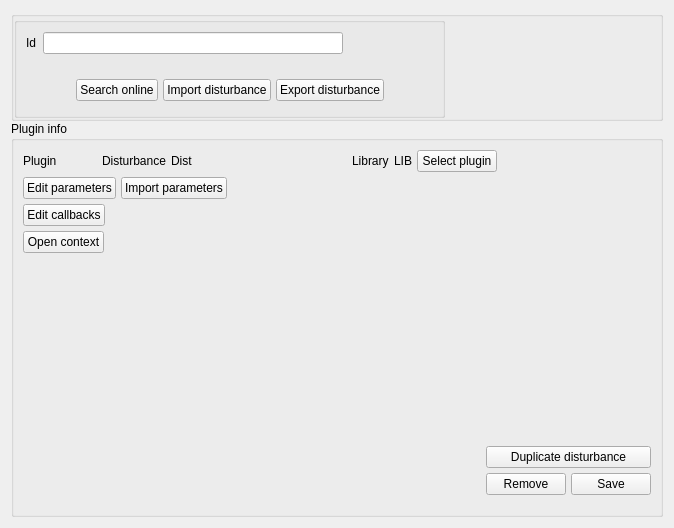
<?xml version="1.0" encoding="UTF-8"?>
<ui version="4.0">
 <class>Form</class>
 <widget class="QWidget" name="Form">
  <property name="geometry">
   <rect>
    <x>0</x>
    <y>0</y>
    <width>674</width>
    <height>528</height>
   </rect>
  </property>
  <property name="minimumSize">
   <size>
    <width>300</width>
    <height>0</height>
   </size>
  </property>
  <property name="windowTitle">
   <string>Form</string>
  </property>
  <layout class="QVBoxLayout" name="verticalLayout_2">
   <item>
    <layout class="QVBoxLayout" name="verticalLayout" stretch="5,20">
     <property name="spacing">
      <number>0</number>
     </property>
     <item>
      <widget class="QGroupBox" name="groupBox">
       <property name="title">
        <string/>
       </property>
       <layout class="QHBoxLayout" name="horizontalLayout_3" stretch="0">
        <property name="spacing">
         <number>0</number>
        </property>
        <property name="leftMargin">
         <number>0</number>
        </property>
        <property name="topMargin">
         <number>0</number>
        </property>
        <property name="rightMargin">
         <number>0</number>
        </property>
        <property name="bottomMargin">
         <number>0</number>
        </property>
        <item>
         <layout class="QHBoxLayout" name="horizontalLayout_2" stretch="20,10">
          <property name="spacing">
           <number>0</number>
          </property>
          <item>
           <widget class="QGroupBox" name="groupBox_3">
            <property name="title">
             <string/>
            </property>
            <layout class="QHBoxLayout" name="horizontalLayout_4" stretch="50">
             <item>
              <layout class="QVBoxLayout" name="verticalLayout_3">
               <property name="spacing">
                <number>5</number>
               </property>
               <property name="leftMargin">
                <number>0</number>
               </property>
               <property name="bottomMargin">
                <number>5</number>
               </property>
               <item>
                <layout class="QHBoxLayout" name="horizontalLayout_13">
                 <property name="spacing">
                  <number>0</number>
                 </property>
                 <property name="topMargin">
                  <number>0</number>
                 </property>
                 <item>
                  <widget class="QLabel" name="label_5">
                   <property name="text">
                    <string>Id  </string>
                   </property>
                  </widget>
                 </item>
                 <item>
                  <widget class="QLineEdit" name="idTxt">
                   <property name="minimumSize">
                    <size>
                     <width>300</width>
                     <height>0</height>
                    </size>
                   </property>
                  </widget>
                 </item>
                 <item>
                  <spacer name="horizontalSpacer_8">
                   <property name="orientation">
                    <enum>Qt::Horizontal</enum>
                   </property>
                   <property name="sizeHint" stdset="0">
                    <size>
                     <width>40</width>
                     <height>20</height>
                    </size>
                   </property>
                  </spacer>
                 </item>
                </layout>
               </item>
               <item>
                <layout class="QHBoxLayout" name="horizontalLayout_17">
                 <property name="leftMargin">
                  <number>0</number>
                 </property>
                 <property name="topMargin">
                  <number>20</number>
                 </property>
                 <property name="rightMargin">
                  <number>0</number>
                 </property>
                 <item>
                  <spacer name="horizontalSpacer_10">
                   <property name="orientation">
                    <enum>Qt::Horizontal</enum>
                   </property>
                   <property name="sizeHint" stdset="0">
                    <size>
                     <width>40</width>
                     <height>20</height>
                    </size>
                   </property>
                  </spacer>
                 </item>
                 <item>
                  <widget class="QPushButton" name="searchOnlineBtn">
                   <property name="text">
                    <string>Search online</string>
                   </property>
                  </widget>
                 </item>
                 <item>
                  <widget class="QPushButton" name="importBtn">
                   <property name="text">
                    <string>Import disturbance</string>
                   </property>
                  </widget>
                 </item>
                 <item>
                  <widget class="QPushButton" name="exportBtn">
                   <property name="text">
                    <string>Export disturbance</string>
                   </property>
                  </widget>
                 </item>
                 <item>
                  <spacer name="horizontalSpacer_11">
                   <property name="orientation">
                    <enum>Qt::Horizontal</enum>
                   </property>
                   <property name="sizeHint" stdset="0">
                    <size>
                     <width>40</width>
                     <height>20</height>
                    </size>
                   </property>
                  </spacer>
                 </item>
                </layout>
               </item>
              </layout>
             </item>
            </layout>
           </widget>
          </item>
          <item>
           <spacer name="horizontalSpacer">
            <property name="orientation">
             <enum>Qt::Horizontal</enum>
            </property>
            <property name="sizeHint" stdset="0">
             <size>
              <width>40</width>
              <height>20</height>
             </size>
            </property>
           </spacer>
          </item>
         </layout>
        </item>
       </layout>
      </widget>
     </item>
     <item>
      <widget class="QGroupBox" name="groupBox_2">
       <property name="title">
        <string>Plugin info</string>
       </property>
       <layout class="QHBoxLayout" name="horizontalLayout_9">
        <item>
         <layout class="QHBoxLayout" name="horizontalLayout_10" stretch="20">
          <property name="spacing">
           <number>0</number>
          </property>
          <property name="leftMargin">
           <number>0</number>
          </property>
          <item>
           <layout class="QVBoxLayout" name="verticalLayout_4">
            <property name="spacing">
             <number>5</number>
            </property>
            <property name="leftMargin">
             <number>0</number>
            </property>
            <property name="bottomMargin">
             <number>10</number>
            </property>
            <item>
             <layout class="QHBoxLayout" name="horizontalLayout_6">
              <item>
               <widget class="QLabel" name="label">
                <property name="text">
                 <string>Plugin</string>
                </property>
               </widget>
              </item>
              <item>
               <spacer name="horizontalSpacer_4">
                <property name="orientation">
                 <enum>Qt::Horizontal</enum>
                </property>
                <property name="sizeType">
                 <enum>QSizePolicy::Minimum</enum>
                </property>
                <property name="sizeHint" stdset="0">
                 <size>
                  <width>40</width>
                  <height>20</height>
                 </size>
                </property>
               </spacer>
              </item>
              <item>
               <widget class="QLabel" name="label_2">
                <property name="text">
                 <string>Disturbance</string>
                </property>
               </widget>
              </item>
              <item>
               <widget class="QLabel" name="libTypeLbl">
                <property name="text">
                 <string>Dist</string>
                </property>
               </widget>
              </item>
              <item>
               <spacer name="horizontalSpacer_3">
                <property name="orientation">
                 <enum>Qt::Horizontal</enum>
                </property>
                <property name="sizeHint" stdset="0">
                 <size>
                  <width>40</width>
                  <height>20</height>
                 </size>
                </property>
               </spacer>
              </item>
              <item>
               <widget class="QLabel" name="label_4">
                <property name="text">
                 <string>Library</string>
                </property>
               </widget>
              </item>
              <item>
               <widget class="QLabel" name="libLibraryLbl">
                <property name="text">
                 <string>LIB</string>
                </property>
               </widget>
              </item>
              <item>
               <widget class="QPushButton" name="selectPluginBtn">
                <property name="text">
                 <string>Select plugin</string>
                </property>
               </widget>
              </item>
              <item>
               <spacer name="horizontalSpacer_13">
                <property name="orientation">
                 <enum>Qt::Horizontal</enum>
                </property>
                <property name="sizeType">
                 <enum>QSizePolicy::MinimumExpanding</enum>
                </property>
                <property name="sizeHint" stdset="0">
                 <size>
                  <width>40</width>
                  <height>20</height>
                 </size>
                </property>
               </spacer>
              </item>
             </layout>
            </item>
            <item>
             <layout class="QHBoxLayout" name="horizontalLayout_11">
              <property name="topMargin">
               <number>0</number>
              </property>
              <item>
               <widget class="QPushButton" name="editParametersBtn">
                <property name="text">
                 <string>Edit parameters</string>
                </property>
               </widget>
              </item>
              <item>
               <widget class="QPushButton" name="importParametersBtn">
                <property name="text">
                 <string>Import parameters</string>
                </property>
               </widget>
              </item>
              <item>
               <spacer name="horizontalSpacer_6">
                <property name="orientation">
                 <enum>Qt::Horizontal</enum>
                </property>
                <property name="sizeHint" stdset="0">
                 <size>
                  <width>40</width>
                  <height>20</height>
                 </size>
                </property>
               </spacer>
              </item>
             </layout>
            </item>
            <item>
             <layout class="QHBoxLayout" name="horizontalLayout_16">
              <property name="topMargin">
               <number>0</number>
              </property>
              <item>
               <widget class="QPushButton" name="editCallbacksBtn">
                <property name="text">
                 <string>Edit callbacks</string>
                </property>
               </widget>
              </item>
              <item>
               <spacer name="horizontalSpacer_9">
                <property name="orientation">
                 <enum>Qt::Horizontal</enum>
                </property>
                <property name="sizeHint" stdset="0">
                 <size>
                  <width>40</width>
                  <height>20</height>
                 </size>
                </property>
               </spacer>
              </item>
             </layout>
            </item>
            <item>
             <layout class="QHBoxLayout" name="horizontalLayout_12">
              <property name="bottomMargin">
               <number>0</number>
              </property>
              <item>
               <widget class="QPushButton" name="openContextBtn">
                <property name="text">
                 <string>Open context</string>
                </property>
               </widget>
              </item>
              <item>
               <spacer name="horizontalSpacer_7">
                <property name="orientation">
                 <enum>Qt::Horizontal</enum>
                </property>
                <property name="sizeHint" stdset="0">
                 <size>
                  <width>40</width>
                  <height>20</height>
                 </size>
                </property>
               </spacer>
              </item>
             </layout>
            </item>
            <item>
             <spacer name="verticalSpacer">
              <property name="orientation">
               <enum>Qt::Vertical</enum>
              </property>
              <property name="sizeHint" stdset="0">
               <size>
                <width>20</width>
                <height>40</height>
               </size>
              </property>
             </spacer>
            </item>
            <item>
             <layout class="QHBoxLayout" name="horizontalLayout_8">
              <property name="topMargin">
               <number>0</number>
              </property>
              <item>
               <spacer name="horizontalSpacer_5">
                <property name="orientation">
                 <enum>Qt::Horizontal</enum>
                </property>
                <property name="sizeHint" stdset="0">
                 <size>
                  <width>40</width>
                  <height>20</height>
                 </size>
                </property>
               </spacer>
              </item>
              <item>
               <layout class="QVBoxLayout" name="verticalLayout_5">
                <property name="leftMargin">
                 <number>0</number>
                </property>
                <item>
                 <layout class="QHBoxLayout" name="horizontalLayout_19">
                  <property name="topMargin">
                   <number>0</number>
                  </property>
                  <item>
                   <widget class="QPushButton" name="duplicateBtn">
                    <property name="text">
                     <string>Duplicate disturbance</string>
                    </property>
                   </widget>
                  </item>
                 </layout>
                </item>
                <item>
                 <layout class="QHBoxLayout" name="horizontalLayout_18">
                  <property name="topMargin">
                   <number>0</number>
                  </property>
                  <item>
                   <widget class="QPushButton" name="removeBtn">
                    <property name="text">
                     <string>Remove</string>
                    </property>
                   </widget>
                  </item>
                  <item>
                   <widget class="QPushButton" name="saveBtn">
                    <property name="text">
                     <string>Save</string>
                    </property>
                   </widget>
                  </item>
                 </layout>
                </item>
               </layout>
              </item>
             </layout>
            </item>
           </layout>
          </item>
         </layout>
        </item>
       </layout>
      </widget>
     </item>
    </layout>
   </item>
   <item>
    <layout class="QHBoxLayout" name="horizontalLayout"/>
   </item>
  </layout>
 </widget>
 <resources/>
 <connections/>
</ui>
